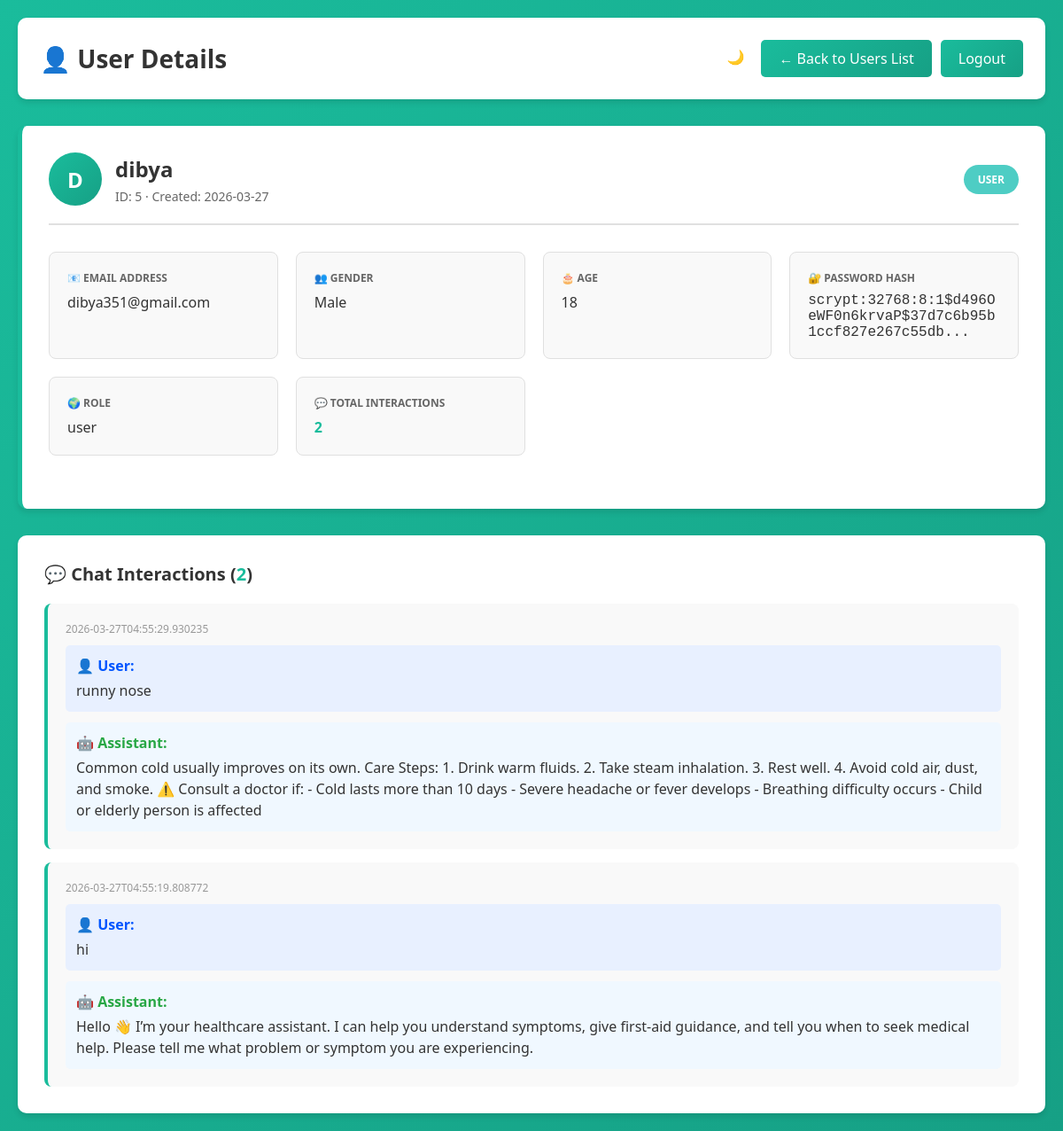
The app's page /admin/users/5 (signed in) with its own data.
### tables this page shows
CREATE TABLE users (
        id INTEGER PRIMARY KEY AUTOINCREMENT,
        username TEXT UNIQUE NOT NULL,
        email TEXT UNIQUE NOT NULL,
        password TEXT NOT NULL,
        gender TEXT,
        age INTEGER,
        created_at TEXT
    , role TEXT DEFAULT 'user');

CREATE TABLE interactions (
                id INTEGER PRIMARY KEY AUTOINCREMENT,
                user_id INTEGER NOT NULL,
                user_text TEXT,
                bot_text TEXT,
                timestamp TEXT,
                FOREIGN KEY (user_id) REFERENCES users(id) ON DELETE CASCADE
            );

### app.py (the view)
@app.route("/admin/users/<int:user_id>")
@admin_required
def admin_user_detail(user_id):
    conn = sqlite3.connect(DB_PATH)
    cur = conn.cursor()
    cur.execute("""
        SELECT id, username, email, gender, age, password, role, created_at
        FROM users
        WHERE id = ?
    """, (user_id,))
    user_data = cur.fetchone()
    if not user_data:
        conn.close()
        return redirect(url_for('admin_users'))
    cur.execute("""
        SELECT user_text, bot_text, timestamp
        FROM interactions
        WHERE user_id = ?
        ORDER BY id DESC
        LIMIT 100
    """, (user_id,))
    interactions = cur.fetchall()
    conn.close()
    user_info = {
        'id': user_data[0],
        'username': user_data[1],
        'email': user_data[2],
        'gender': user_data[3],
        'age': user_data[4],
        'password_hash': user_data[5],
        'role': user_data[6],
        'created_at': user_data[7],
        'total_interactions': len(interactions)
    }
    interactions_list = [
        {
            'user_text': i[0],
            'bot_text': i[1],
            'timestamp': i[2]
        }
        for i in interactions
    ]
    return render_template("admin_user_detail.html", user=user_info, interactions=interactions_list, admin_username=current_user.username)

### app.py (called while the page is built)
def admin_required(f):
    @wraps(f)
    def decorated_function(*args, **kwargs):
        if not current_user.is_authenticated or getattr(current_user, 'role', 'user') != 'admin':
            return redirect(url_for('login'))
        return f(*args, **kwargs)
    return decorated_function

@login_manager.user_loader
def load_user(user_id):
    conn = sqlite3.connect(DB_PATH)
    cur = conn.cursor()
    cur.execute("SELECT id, username, email, role FROM users WHERE id = ?", (user_id,))
    user_data = cur.fetchone()
    conn.close()
    if user_data:
        return User(user_data[0], user_data[1], user_data[2], user_data[3] if len(user_data) > 3 else 'user')
    return None

### templates/admin_user_detail.html (shortened to what this page needs)
<!DOCTYPE html>
<html lang="en">
<head>
</head>
<body>
    <div class="container">
        <div class="header">
            <h1>👤 User Details</h1>
            <div class="header-buttons">
                <button id="dark-toggle" onclick="toggleDarkMode()" title="Toggle dark mode">🌙</button>
                <a href="/admin/users">← Back to Users List</a>
                <a href="/logout">Logout</a>
            </div>
        </div>
        <div class="user-details">
            <div class="user-header">
                <div class="user-name">
                    <div class="user-avatar">{{ user.username[0]|upper }}</div>
                    <div>
                        <h2>{{ user.username }}</h2>
                        <div class="user-meta">ID: {{ user.id }} · Created: {{ user.created_at[:10] }}</div>
                    </div>
                </div>
                <span class="role-badge role-{% if user.role == 'admin' %}admin{% else %}user{% endif %}">
                    {{ user.role|upper }}
                </span>
            </div>
            <div class="details-grid">
                <div class="detail-card">
                    <div class="detail-label">📧 Email Address</div>
                    <div class="detail-value text">{{ user.email }}</div>
                </div>
                <div class="detail-card">
                    <div class="detail-label">👥 Gender</div>
                    <div class="detail-value text">{{ user.gender if user.gender else 'Not specified' }}</div>
                </div>
                <div class="detail-card">
                    <div class="detail-label">🎂 Age</div>
                    <div class="detail-value text">{{ user.age if user.age else 'Not specified' }}</div>
                </div>
                <div class="detail-card">
                    <div class="detail-label">🔐 Password Hash</div>
                    <div class="detail-value" title="{{ user.password_hash }}">
                        {{ user.password_hash[:60] }}...
                    </div>
                </div>
                <div class="detail-card">
                    <div class="detail-label">🌍 Role</div>
                    <div class="detail-value text">{{ user.role }}</div>
                </div>
                <div class="detail-card">
                    <div class="detail-label">💬 Total Interactions</div>
                    <div class="detail-value text">
                        <span class="interaction-count">{{ user.total_interactions }}</span>
                    </div>
                </div>
            </div>
        </div>
        <div class="interactions-section">
            <h3>💬 Chat Interactions (<span class="interaction-count">{{ user.total_interactions }}</span>)</h3>
            {% if interactions|length == 0 %}
                <div class="empty-state">
                    <h3>No Interactions Yet</h3>
                    <p>This user hasn't had any chat interactions yet.</p>
                </div>
            {% else %}
                <div class="interactions-list">
                    {% for interaction in interactions %}
                        <div class="interaction-item">
                            <div class="interaction-time">{{ interaction.timestamp }}</div>
                            <div class="user-message">
                                <div class="user-label">👤 User:</div>
                                <div class="user-text">{{ interaction.user_text }}</div>
                            </div>
                            <div class="bot-message">
                                <div class="bot-label">🤖 Assistant:</div>
                                <div class="bot-text">{{ interaction.bot_text }}</div>
                            </div>
                        </div>
                    {% endfor %}
                </div>
            {% endif %}
        </div>
    </div>
</body>
</html>

### templates/admin_user_detail.html (style rules this page uses)
* { margin: 0; padding: 0; box-sizing: border-box; }
body { font-family: 'Segoe UI', Tahoma, Geneva, Verdana, sans-serif; background: linear-gradient(135deg, #1abc9c 0%, #16a085 100%); min-height: 100vh; padding: 20px; }
.container { max-width: 1200px; margin: 0 auto; }
.header { background: white; padding: 25px; border-radius: 10px; margin-bottom: 30px; box-shadow: 0 4px 6px rgba(0, 0, 0, 0.1); display: flex; justify-content: space-between; align-items: center; }
.header h1 { color: #333; font-size: 28px; }
.header-buttons { display: flex; gap: 10px; }
.header-buttons a { padding: 10px 20px; background: linear-gradient(135deg, #1abc9c 0%, #16a085 100%); color: white; text-decoration: none; border-radius: 5px; transition: all 0.3s ease; font-weight: 500; border: none; cursor: pointer; }
.user-details { background: white; padding: 30px; border-radius: 10px; margin-bottom: 30px; box-shadow: 0 4px 6px rgba(0, 0, 0, 0.1); border-left: 5px solid #1abc9c; }
.user-header { display: flex; justify-content: space-between; align-items: center; margin-bottom: 30px; padding-bottom: 20px; border-bottom: 2px solid #e0e0e0; }
.user-name { display: flex; align-items: center; gap: 15px; }
.user-avatar { width: 60px; height: 60px; background: linear-gradient(135deg, #1abc9c 0%, #16a085 100%); border-radius: 50%; display: flex; align-items: center; justify-content: center; color: white; font-weight: bold; font-size: 24px; }
.user-name h2 { color: #333; font-size: 24px; margin-bottom: 5px; }
.user-meta { color: #666; font-size: 14px; }
.role-badge { display: inline-block; padding: 8px 16px; border-radius: 20px; font-size: 12px; font-weight: 600; }
.role-user { background: #4ecdc4; color: white; }
.details-grid { display: grid; grid-template-columns: repeat(auto-fit, minmax(250px, 1fr)); gap: 20px; margin-bottom: 30px; }
.detail-card { background: #f9f9f9; padding: 20px; border-radius: 8px; border: 1px solid #e0e0e0; }
.detail-label { color: #666; font-size: 12px; text-transform: uppercase; font-weight: 600; margin-bottom: 8px; }
.detail-value { color: #333; font-size: 16px; word-break: break-all; font-family: 'Courier New', monospace; }
.detail-value.text { font-family: 'Segoe UI', Tahoma, Geneva, Verdana, sans-serif; }
.interactions-section { background: white; padding: 30px; border-radius: 10px; box-shadow: 0 4px 6px rgba(0, 0, 0, 0.1); }
.interactions-section h3 { color: #333; font-size: 20px; margin-bottom: 20px; }
.interaction-count { color: #1abc9c; font-weight: bold; }
.interactions-list { display: grid; gap: 15px; }
.interaction-item { background: #f9f9f9; padding: 20px; border-radius: 8px; border-left: 4px solid #1abc9c; }
.interaction-time { color: #999; font-size: 12px; margin-bottom: 10px; }
.user-message { background: #e8f0ff; padding: 12px; border-radius: 5px; margin-bottom: 12px; }
.user-label { color: #0055ff; font-weight: bold; margin-bottom: 5px; }
.user-text { color: #333; line-height: 1.5; }
.bot-message { background: #f0f8ff; padding: 12px; border-radius: 5px; }
.bot-label { color: #28a745; font-weight: bold; margin-bottom: 5px; }
.bot-text { color: #333; line-height: 1.5; }
#dark-toggle { width: 38px; height: 38px; border-radius: 50%; border: none; cursor: pointer; display: flex; align-items: center; justify-content: center; font-size: 16px; background: rgba(255, 255, 255, 0.2); color: white; transition: all 0.3s ease; }

### records on screen
users: username "D", username "dibya", id "5", created_at "2026-03-27", role "USER", email "dibya351@gmail.com", gender "Male", age "18", password "scrypt:32768:8:1$d496OeWF0n6krvaP$37d7c6b95b1ccf827e267c55db", role "user"
interactions: timestamp "2026-03-27T04:55:29.930235", user_text "runny nose", bot_text "Common cold usually improves on its own. Care Steps: 1. Drink warm fluids. 2. Take steam inhalation. 3. Rest well. 4. Avoid cold air, dust, and smoke. ⚠️ Consult a doctor if: - Cold lasts more than 10 days - Severe headache or fever develops - Breathing difficulty occurs - Child or elderly person is affected"
interactions: timestamp "2026-03-27T04:55:19.808772", user_text "hi", bot_text "Hello 👋 I’m your healthcare assistant. I can help you understand symptoms, give first-aid guidance, and tell you when to seek medical help. Please tell me what problem or symptom you are experiencing."

### other values on screen
{{ user.total_interactions }} "2"
